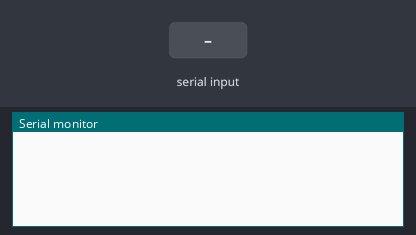
This sketch was run on a simulated Arduino Uno, built with avr-gcc and run on an emulated ATmega328P. Parts: the last lines printed to the serial monitor. The test bench sets the inputs (shaded band).

Above: at 1.2 s.
1.3 s: "90,45\n" received over Serial
At 2.0 s:
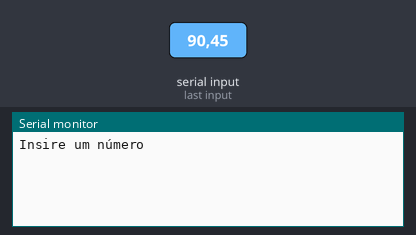
2.8 s: "5\n" received over Serial
At 4.0 s:
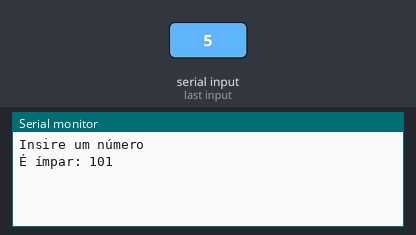
4.3 s: "90\n" received over Serial
At 5.3 s:
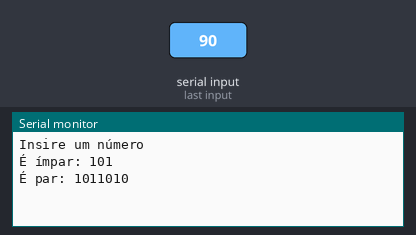
5.8 s: "200\n" received over Serial
At 6.5 s:
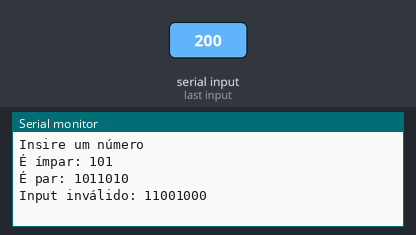

Measured:
- after the input at 1.3 s, the serial monitor: prints a new line at once (image 1)
- after the input at 2.8 s, the serial monitor: prints a new line at once (image 2)
- after the input at 4.3 s, the serial monitor: prints a new line at once (image 3)
- after the input at 5.8 s, the serial monitor: prints a new line at once (image 4)

The sketch:

paridade.ino
```cpp
void setup() {
	Serial.begin(9600);
}

void loop() {
	if (Serial.available() > 0) {
		String input = Serial.readStringUntil('\n');
		paridade(input);
	}
}

void paridade(String input) {
	for (byte i = 0; i < input.length(); i++) {
		if (!(isdigit(input[i]))) {
			Serial.println("Insire um número");
			return;
		}
	}

	byte numero = input.toInt();
	if (numero > 0b1111111 || numero < 0) Serial.print("Input inválido: ");
	else if (numero & 1) Serial.print("É ímpar: ");
	else Serial.print("É par: ");
	Serial.println(numero, BIN);
}
```
